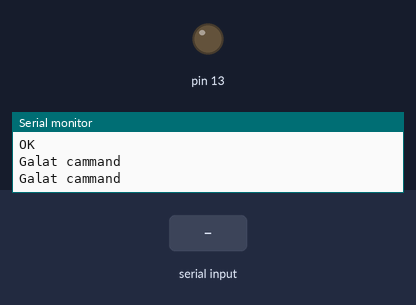
A sketch run on a simulated Arduino Uno, built with avr-gcc and run on an emulated ATmega328P. On the bench: output pins drawn as LEDs (lit = HIGH), the last lines printed to the serial monitor. The inputs (shaded band) are chosen by the test bench. The modem accepts every AT command (registered, SIM ready, sends succeed) and sends nothing else.

Above: at 1.2 s.
1.3 s: "ON" received over the second serial link
At 3.2 s:
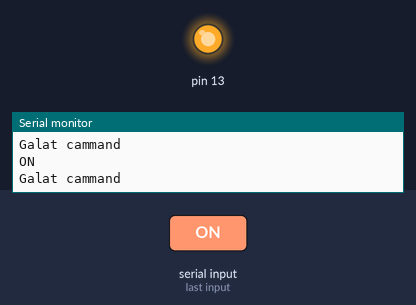
3.5 s: "OFF" received over the second serial link
At 4.9 s:
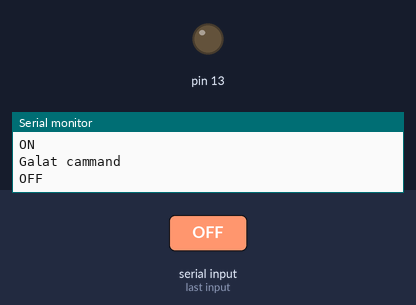
Timing chart, 0 to 6.5 s (numbered marks = the images above; inputs shaded):
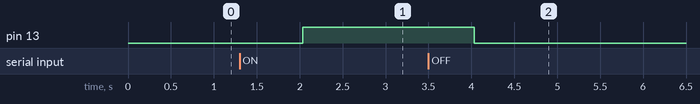

The sketch:

gsm_arduino_sms.ino
```cpp
// Date: 19 aug 2022
// Pawan Meena
// Copy right @2009

#include <SoftwareSerial.h>
SoftwareSerial mySerial(7, 8); // RX, TX
String msg;
void setup() {
  // Open serial communications and wait for port to open:
  Serial.begin(115200);
  Serial.println("Goodnight moon!");
  pinMode(13, OUTPUT);
  // set the data rate for the SoftwareSerial port
  mySerial.begin(9600);
  //mySerial.println("Hello, world?");
  mySerial.print("AT+CMGF=1\r");
  mySerial.println("AT+CNMI=2,2,0,0,0\r"); // Eeceiving Mode Enabled
}

void loop() { // run over and over
  while (mySerial.available()) {
    char var = mySerial.read();
    msg += var;
    var = "";
  }

  Serial.println(msg);
  //Serial.println(msg.indexOf("Hi"));
  if(msg.indexOf("ON")!=-1){
    digitalWrite(13,HIGH);
  }
    else if(msg.indexOf("OFF")!=-1){
     digitalWrite(13,LOW);
    }
    else{
      Serial.println("Galat cammand");
    }
  delay(1000);
    msg = "";
}
```

Measured:
- after the input at 1.3 s, pin 13: LOW → HIGH after 0.73 s
- after the input at 3.5 s, pin 13: HIGH → LOW after 0.53 s
